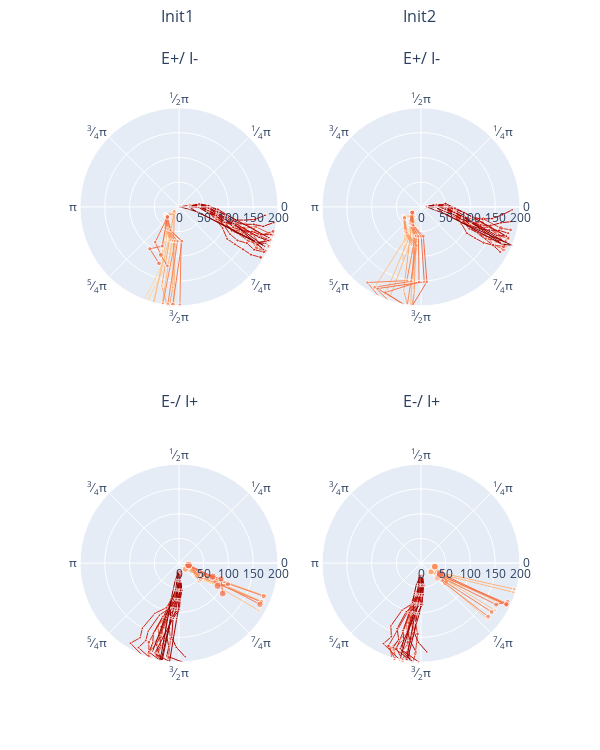

Write notebook code for a chart like this one.
### Code cell
filehandler = open("results_min_w1.pickle","rb")
results_min_w1 = pickle.load(filehandler)
filehandler.close()

filehandler = open("results_peak_w1.pickle","rb")
results_peak_w1 = pickle.load(filehandler)
filehandler.close()

for i_w in range(len(results_min_w1["w1"])):
    ops_plotall(results_min_w1["control"][i_w], 0.1, duration, dt, 200., results_min_w1["filename"][i_w], savepath)
    #ops_plotsubset(results_min_w1["state"][i_w], results_min_w1["control"][i_w], 0.4, 0.1, duration, dt, 200., 
    #            results_min_w1["filename"][i_w], savepath_subset)
    ops_plotall(results_peak_w1["control"][i_w], 0.1, duration, dt, 200., results_peak_w1["filename"][i_w], savepath)
    #ops_plotsubset(results_peak_w1["state"][i_w], results_peak_w1["control"][i_w], 0.4, 0.1, duration, dt,200., 
    #            results_peak_w1["filename"][i_w], savepath_subset)

ops_plot_acp_inits(results_min_w1, results_peak_w1, period, 0.02*period, dt, "plot1", savepath)
ops_plot_timing_inits(results_min_w1, results_peak_w1, dt, [0,200], 50., "plot2", savepath)
